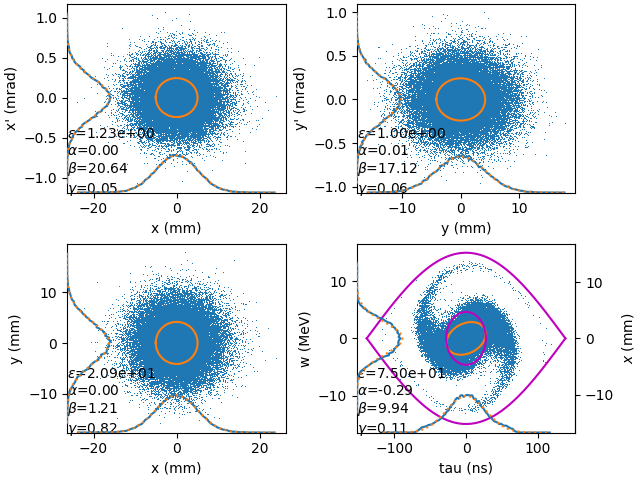

Python code for this plot:
import matplotlib.pyplot as plt
import numpy as np

from sylt.tracking import Bunch, Ring, Tracker

ring = Ring(
    R=100,          # machine radius (m)
    h=8,            # rf harmonic
    Vg=80e3,        # gap voltage (V)
    gamma_t=6.1,    # transition

    beta=17,
    D=(2.66, 0),
    b=(73e-3, 35e-3),
)

bunch = Bunch(
    E=2.938272e9,   # particle energy (eV)
    n=50_000,       # number of macroparticles
    sig_w=2e6,      # rms energy width
    sig_tau=30e-9,  # rms bunch length

    N=200e10,
    sig_eps=1e-6,

    eps=None,
)

tracker = Tracker(bunch, ring)

tracker.show('start')

for turn in range(1_000):
    tracker.track()

tracker.clean()
tracker.show('stop')

plt.savefig('./figs/demo.png')

print('Finished !')
